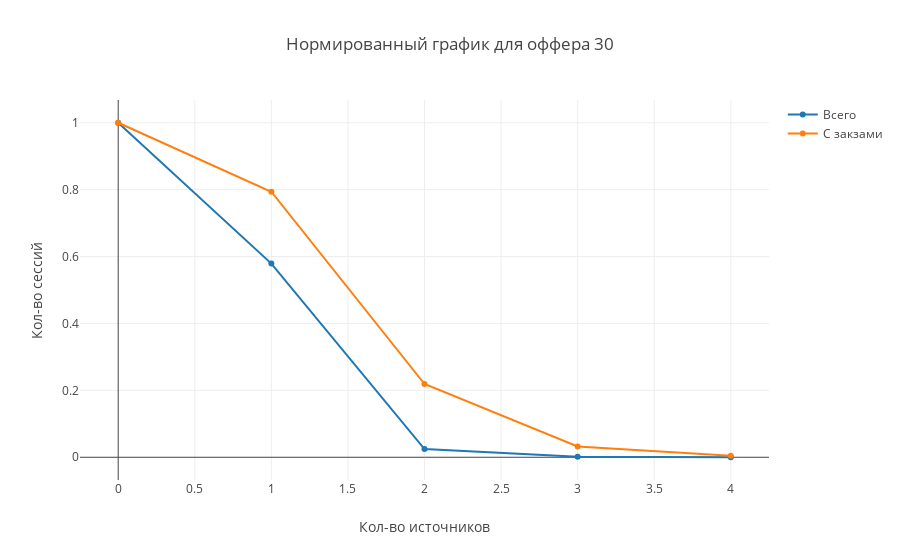
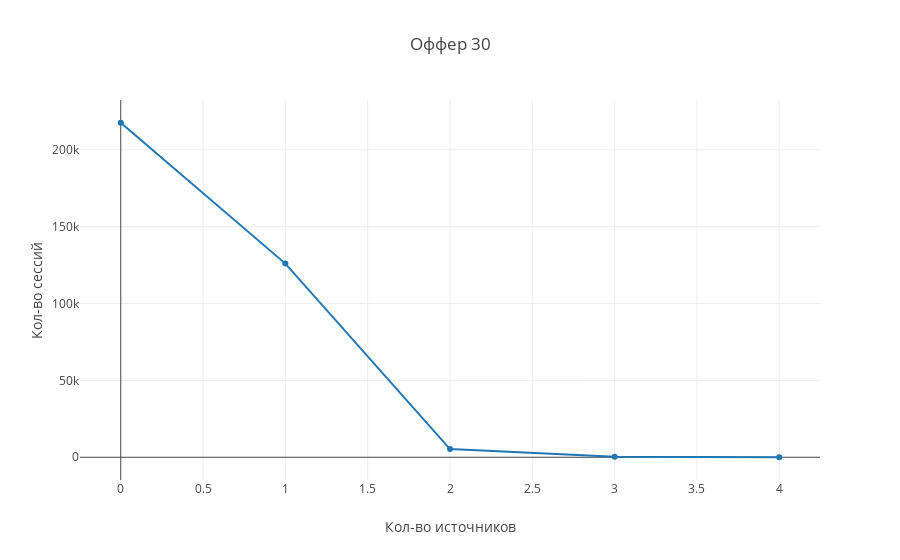
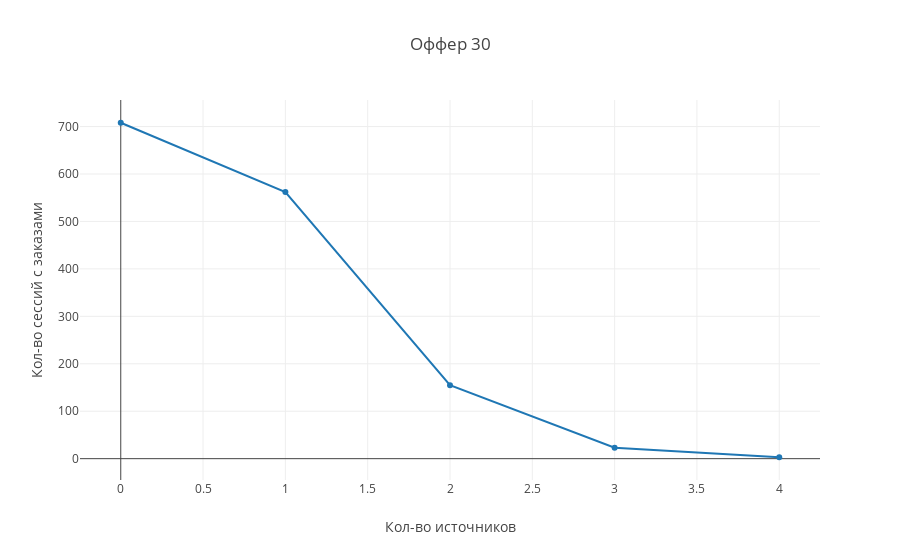

Source (notebook cell) for these figures, in order:
### Markdown cell above
### Зависимость кол-ва сессий от кол-ва различных источников в сессию для заданного оффера
#### 1. Нормированный график 
#### 2. Все сессии
#### 3. Сессии с заказами

### Code cell
#offer_ids = [8, 17, 18, 30, 31, 32, 41, 42, 43]
draw3(offer_id=30)

### Figure 1 — Plotly figure (JSON) as saved in the notebook; plotly's stock layout.template omitted (floating-point values rounded to 4 significant figures)
{"data": [{"name": "Всего", "type": "scatter", "x": [0, 1, 2, 3, 4], "y": [1, 0.5789, 0.02445, 0.001443, 7.814e-05]}, {"name": "С закзами", "type": "scatter", "x": [0, 1, 2, 3, 4], "y": [1, 0.7938, 0.2189, 0.03249, 0.004237]}], "layout": {"title": "Нормированный график для оффера 30", "xaxis": {"title": "Кол-во источников"}, "yaxis": {"title": "Кол-во сессий"}}}

### Figure 2 — Plotly figure (JSON) as saved in the notebook; plotly's stock layout.template omitted (floating-point values rounded to 4 significant figures)
{"data": [{"name": "OfferId 30", "type": "scatter", "x": [0, 1, 2, 3, 4], "y": [217565, 125956, 5320, 314, 17]}], "layout": {"title": "Оффер 30", "xaxis": {"title": "Кол-во источников"}, "yaxis": {"title": "Кол-во сессий"}}}

### Figure 3 — Plotly figure (JSON) as saved in the notebook; plotly's stock layout.template omitted (floating-point values rounded to 4 significant figures)
{"data": [{"name": "OfferId 30", "type": "scatter", "x": [0, 1, 2, 3, 4], "y": [708, 562, 155, 23, 3]}], "layout": {"title": "Оффер 30", "xaxis": {"title": "Кол-во источников"}, "yaxis": {"title": "Кол-во сессий с заказами"}}}
